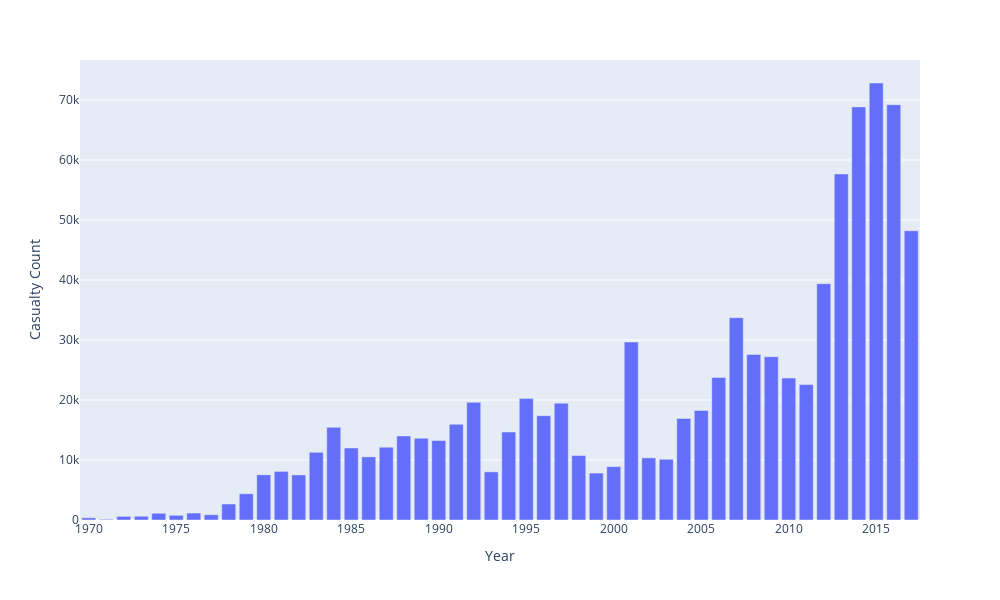

The notebook cell saved with this chart:
### Code cell
df['casualties'] = df['nkill'] + df['nwound']
casualties_by_year = df.groupby('iyear')['casualties'].sum().to_frame().reset_index()
casualties_by_year.columns = ['Year', 'Casualty Count']
px.bar(data_frame=casualties_by_year, x='Year', y='Casualty Count', width=1000, height=600)

### Figure 1 — Plotly figure (JSON) as saved in the notebook; plotly's stock layout.template omitted (floating-point values rounded to 4 significant figures)
{"data": [{"alignmentgroup": "True", "hovertemplate": "Year=%{x}<br>Casualty Count=%{y}<extra></extra>", "legendgroup": "", "marker": {"color": "#636efa", "pattern": {"shape": ""}}, "name": "", "offsetgroup": "", "orientation": "v", "showlegend": false, "textposition": "auto", "type": "bar", "x": [1970, 1971, 1972, 1973, 1974, 1975, 1976, 1977, 1978, 1979, 1980, 1981, 1982, 1983, 1984, 1985, 1986, 1987, 1988, 1989, 1990, 1991, 1992, 1993, 1994, 1995, 1996, 1997, 1998, 1999, 2000, 2001, 2002, 2003, 2004, 2005, 2006, 2007, 2008, 2009, 2010, 2011, 2012, 2013, 2014, 2015, 2016, 2017], "xaxis": "x", "y": [367, 119, 602, 621, 1122, 781, 1158, 874, 2664, 4378, 7532, 8106, 7512, 11271, 15462, 12004, 10524, 12141, 14014, 13617, 13261, 15961, 19610, 8024.0, 14663, 20233, 17383, 19468, 10754, 7819, 8890, 29662, 10356, 10126, 16911, 18258, 23740, 33728, 27594, 27210, 23651, 22566, 39381, 57679, 68853, 72833, 69225, 48208], "yaxis": "y"}], "layout": {"barmode": "relative", "height": 600, "legend": {"tracegroupgap": 0}, "margin": {"t": 60}, "width": 1000, "xaxis": {"anchor": "y", "autorange": true, "domain": [0, 1], "range": [1970.0, 2018.0], "title": {"text": "Year"}, "type": "linear"}, "yaxis": {"anchor": "x", "autorange": true, "domain": [0, 1], "range": [0, 76670.0], "title": {"text": "Casualty Count"}, "type": "linear"}}}
